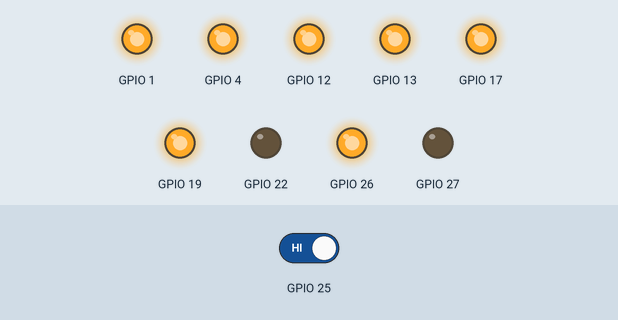
Simulated run of this program. Board: Raspberry Pi (BCM pin numbers). Parts: output pins drawn as LEDs (lit = HIGH). The test bench sets the inputs (shaded band); at power-on: GPIO 25 HIGH. What the program prints to the terminal is not drawn.

Above: at 1.2 s.
1.3 s: GPIO 25 driven LOW
At 2.3 s:
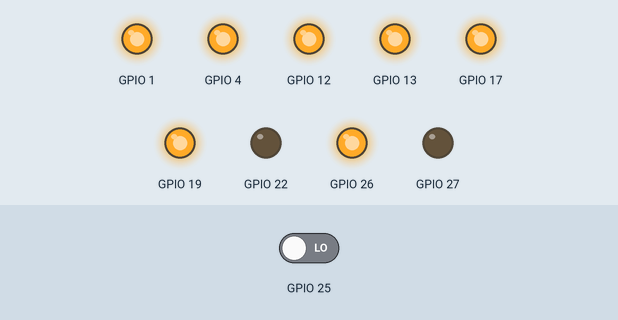
2.8 s: GPIO 25 driven HIGH
At 3.8 s:
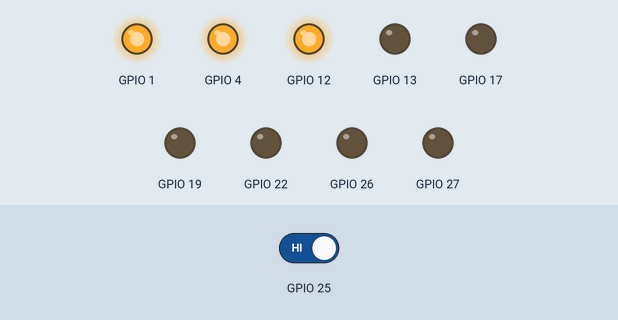
At 5.5 s:
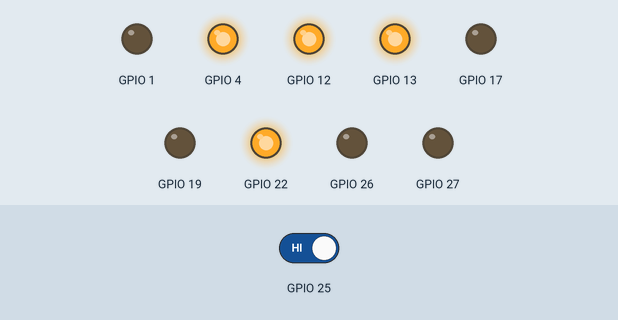
Timing chart, 0 to 20.5 s (numbered marks = the images above; inputs shaded):
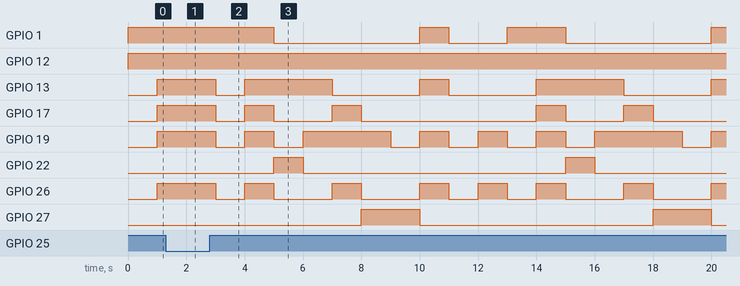

The program:

seq.py
```python
import RPi.GPIO as IoPort
import time
IoPort.setmode(IoPort.BCM)
IoPort.setup(17,IoPort.OUT)
IoPort.setup(27,IoPort.OUT)
IoPort.setup(22,IoPort.OUT)
IoPort.setup(26,IoPort.OUT)
IoPort.setup(19,IoPort.OUT)
IoPort.setup(13,IoPort.OUT)
IoPort.setup(1,IoPort.OUT)
IoPort.setup(12,IoPort.OUT)

IoPort.setup(4,IoPort.OUT)
IoPort.setup(25,IoPort.IN)
IoPort.output(4,True)
#sw=25
#4=c1
#arr=[17,27,22,26,19,13,1,12]
def ON2(num):
    if(num==0):
        IoPort.output(17,False)
        IoPort.output(27,False)
        IoPort.output(22,False)
        IoPort.output(26,False)
        IoPort.output(19,False)
        IoPort.output(13,False)
        IoPort.output(1,True)
        IoPort.output(12,True)
    elif(num==1):
        IoPort.output(17,True)
        IoPort.output(27,False)
        IoPort.output(22,False)
        IoPort.output(26,True)
        IoPort.output(19,True)
        IoPort.output(13,True)
        IoPort.output(1,True)
        IoPort.output(12,True)
    elif(num==2):
        IoPort.output(17,False)
        IoPort.output(27,False)
        IoPort.output(22,True)
        IoPort.output(26,False)
        IoPort.output(19,False)
        IoPort.output(13,True)
        IoPort.output(1,False)
        IoPort.output(12,True)
    elif(num==3):
        IoPort.output(17,False)
        IoPort.output(27,False)
        IoPort.output(22,False)
        IoPort.output(26,False)
        IoPort.output(19,True)
        IoPort.output(13,True)
        IoPort.output(1,False)
        IoPort.output(12,True)
    elif(num==4):
        IoPort.output(17,True)
        IoPort.output(27,False)
        IoPort.output(22,False)
        IoPort.output(26,True)
        IoPort.output(19,True)
        IoPort.output(13,False)
        IoPort.output(1,False)
        IoPort.output(12,True)
    elif(num==5):
        IoPort.output(17,False)
        IoPort.output(27,True)
        IoPort.output(22,False)
        IoPort.output(26,False)
        IoPort.output(19,True)
        IoPort.output(13,False)
        IoPort.output(1,False)
        IoPort.output(12,True)
    elif(num==6):
        IoPort.output(17,False)
        IoPort.output(27,True)
        IoPort.output(22,False)
        IoPort.output(26,False)
        IoPort.output(19,False)
        IoPort.output(13,False)
        IoPort.output(1,False)
        IoPort.output(12,True)
    elif(num==7):
        IoPort.output(17,False)
        IoPort.output(27,False)
        IoPort.output(22,False)
        IoPort.output(26,True)
        IoPort.output(19,True)
        IoPort.output(13,True)
        IoPort.output(1,True)
        IoPort.output(12,True)
    elif(num==8):
        IoPort.output(17,False)
        IoPort.output(27,False)
        IoPort.output(22,False)
        IoPort.output(26,False)
        IoPort.output(19,False)
        IoPort.output(13,False)
        IoPort.output(1,False)
        IoPort.output(12,True)
    elif(num==9):
        IoPort.output(17,False)
        IoPort.output(27,False)
        IoPort.output(22,False)
        IoPort.output(26,True)
        IoPort.output(19,True)
        IoPort.output(13,False)
        IoPort.output(1,False)
        IoPort.output(12,True)
def ON(num):
    global i
    num1=num
    if(IoPort.input(25)==False):
        i=-1
    else:
        ON2(num1)

IoPort.add_event_detect(25,IoPort.FALLING,callback=ON,bouncetime=200)
print("Start!")
i=0
while(1):
    if(i==10):
        i=0
    ON(i)
    time.sleep(1)
    i=i+1
```

Measured:
- after the input at 1.3 s, GPIO 1, GPIO 17, GPIO 19, GPIO 26: stays HIGH (without the input it goes to LOW after 0.70 s); GPIO 22: stays LOW (without the input it goes to HIGH after 0.70 s)
- after the input at 2.8 s, GPIO 1: goes LOW 5.0 s, HIGH 1.0 s, LOW 2.0 s, HIGH 2.0 s, LOW 5.0 s, then HIGH, starting after 2.2 s; GPIO 13: HIGH → LOW after 0.20 s, → HIGH 1.0 s later, → LOW 3.0 s later, → HIGH 3.0 s later, … (8 changes in this stretch)
